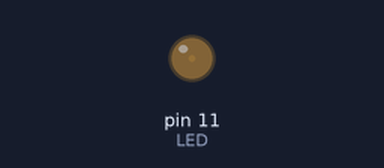
A sketch run on a simulated Arduino Uno, built with avr-gcc and run on an emulated ATmega328P. Parts: output pins drawn as LEDs (lit = HIGH).

Above: at 0.05 s.
At 1.15 s:
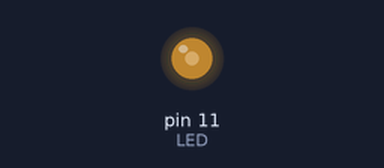
At 2.3 s:
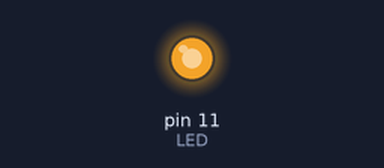
At 4.6 s:
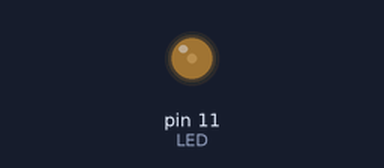
Timing chart, 0 to 6.7 s (numbered marks = the images above):
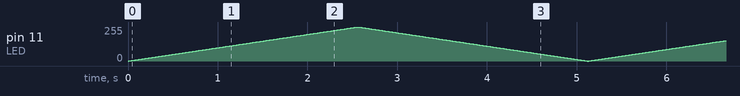

The sketch:

Activity3.ino
```cpp
/* Roshan Jaiswal-Ferri Aero 220
Activity #3 : PWM
Use PWM to vary LED brightness
Use potentiometer to vary PWM
Created February 8 2024
*/

const int LED = 11;


void setup() {
  // Configuring LED
  pinMode(LED,OUTPUT);
  digitalWrite(LED,LOW);
}

void loop() {
  // Vary LED brightness with PWM
  for (int i=0; i<=255; i++){
    analogWrite(LED,i);
    delay(10);
  }
// Make LED dimmer
  for (int i=255; i>=0; i--){
    analogWrite(LED,i);
    delay(10);
  }
}
```
